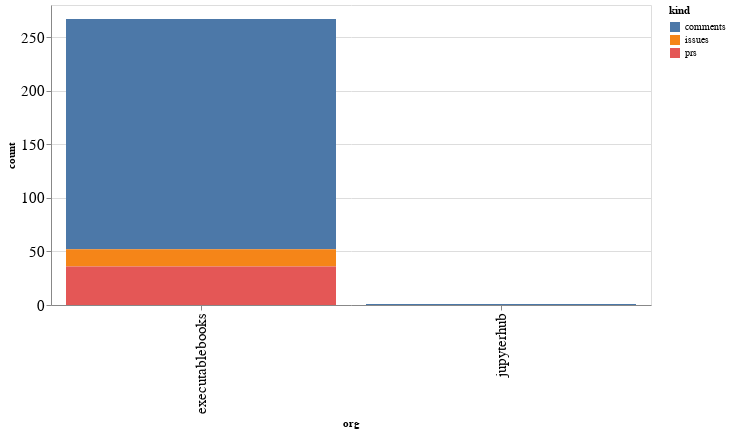

Notebook source saved alongside this figure:
### Code cell
alt.Chart(org_summaries, width=600).mark_bar().encode(
    x='org',
    y='count',
    color='kind',
    tooltip="org"
)

### Figure 1 — Vega-Lite specification as saved in the notebook (floating-point values rounded to 4 significant figures)
{"config": {"axisLeft": {"labelFontSize": 15}, "axisBottom": {"labelFontSize": 15}}, "data": {"name": "data-b5818ca52a552c12fb6caddd19120dbb"}, "mark": "bar", "encoding": {"color": {"type": "nominal", "field": "kind"}, "tooltip": {"type": "nominal", "field": "org"}, "x": {"type": "nominal", "field": "org"}, "y": {"type": "quantitative", "field": "count"}}, "width": 600, "$schema": "https://vega.github.io/schema/vega-lite/v4.8.1.json", "datasets": {"data-b5818ca52a552c12fb6caddd19120dbb": [{"org": "executablebooks", "kind": "comments", "count": 215}, {"org": "executablebooks", "kind": "issues", "count": 16}, {"org": "executablebooks", "kind": "prs", "count": 36}, {"org": "jupyterhub", "kind": "comments", "count": 1}]}}
